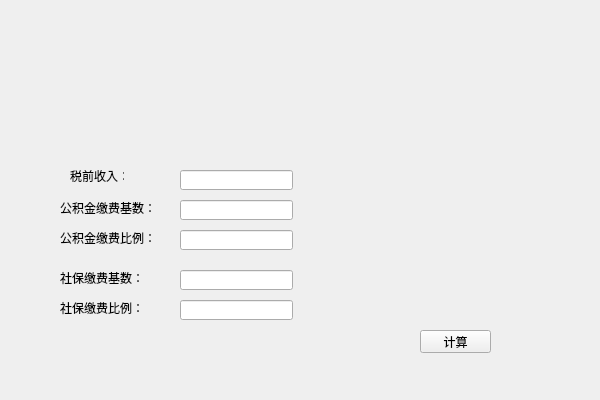
<?xml version="1.0" encoding="UTF-8"?>
<ui version="4.0">
 <class>CalSalaryClass</class>
 <widget class="QWidget" name="CalSalaryClass">
  <property name="geometry">
   <rect>
    <x>0</x>
    <y>0</y>
    <width>600</width>
    <height>400</height>
   </rect>
  </property>
  <property name="windowTitle">
   <string>CalSalary</string>
  </property>
  <widget class="QLabel" name="preTaxLabel">
   <property name="geometry">
    <rect>
     <x>70</x>
     <y>170</y>
     <width>54</width>
     <height>12</height>
    </rect>
   </property>
   <property name="text">
    <string>税前收入：</string>
   </property>
  </widget>
  <widget class="QLabel" name="fundBaseLabel">
   <property name="geometry">
    <rect>
     <x>60</x>
     <y>200</y>
     <width>101</width>
     <height>16</height>
    </rect>
   </property>
   <property name="text">
    <string>公积金缴费基数：</string>
   </property>
  </widget>
  <widget class="QLabel" name="socialBaseLabel">
   <property name="geometry">
    <rect>
     <x>60</x>
     <y>270</y>
     <width>101</width>
     <height>16</height>
    </rect>
   </property>
   <property name="text">
    <string>社保缴费基数：</string>
   </property>
  </widget>
  <widget class="QLabel" name="socialBaseRateLabel">
   <property name="geometry">
    <rect>
     <x>60</x>
     <y>300</y>
     <width>101</width>
     <height>16</height>
    </rect>
   </property>
   <property name="text">
    <string>社保缴费比例：</string>
   </property>
  </widget>
  <widget class="QLabel" name="fundBaseRateLabel">
   <property name="geometry">
    <rect>
     <x>60</x>
     <y>230</y>
     <width>101</width>
     <height>16</height>
    </rect>
   </property>
   <property name="text">
    <string>公积金缴费比例：</string>
   </property>
  </widget>
  <widget class="QLineEdit" name="preTaxIn">
   <property name="geometry">
    <rect>
     <x>180</x>
     <y>170</y>
     <width>113</width>
     <height>20</height>
    </rect>
   </property>
  </widget>
  <widget class="QLineEdit" name="fundBaseIn">
   <property name="geometry">
    <rect>
     <x>180</x>
     <y>200</y>
     <width>113</width>
     <height>20</height>
    </rect>
   </property>
  </widget>
  <widget class="QLineEdit" name="fundBaseRateIn">
   <property name="geometry">
    <rect>
     <x>180</x>
     <y>230</y>
     <width>113</width>
     <height>20</height>
    </rect>
   </property>
  </widget>
  <widget class="QLineEdit" name="socialBaseRateIn">
   <property name="geometry">
    <rect>
     <x>180</x>
     <y>300</y>
     <width>113</width>
     <height>20</height>
    </rect>
   </property>
  </widget>
  <widget class="QLineEdit" name="socialBaseIn">
   <property name="geometry">
    <rect>
     <x>180</x>
     <y>270</y>
     <width>113</width>
     <height>20</height>
    </rect>
   </property>
  </widget>
  <widget class="QPushButton" name="calButton">
   <property name="geometry">
    <rect>
     <x>420</x>
     <y>330</y>
     <width>71</width>
     <height>23</height>
    </rect>
   </property>
   <property name="text">
    <string>计算</string>
   </property>
  </widget>
 </widget>
 <layoutdefault spacing="6" margin="11"/>
 <resources>
  <include location="CalSalary.qrc"/>
 </resources>
 <connections>
  <connection>
   <sender>calButton</sender>
   <signal>clicked()</signal>
   <receiver>CalSalaryClass</receiver>
   <slot>StartCalSalary()</slot>
   <hints>
    <hint type="sourcelabel">
     <x>440</x>
     <y>345</y>
    </hint>
    <hint type="destinationlabel">
     <x>413</x>
     <y>-20</y>
    </hint>
   </hints>
  </connection>
 </connections>
 <slots>
  <slot>StartCalSalary()</slot>
 </slots>
</ui>
